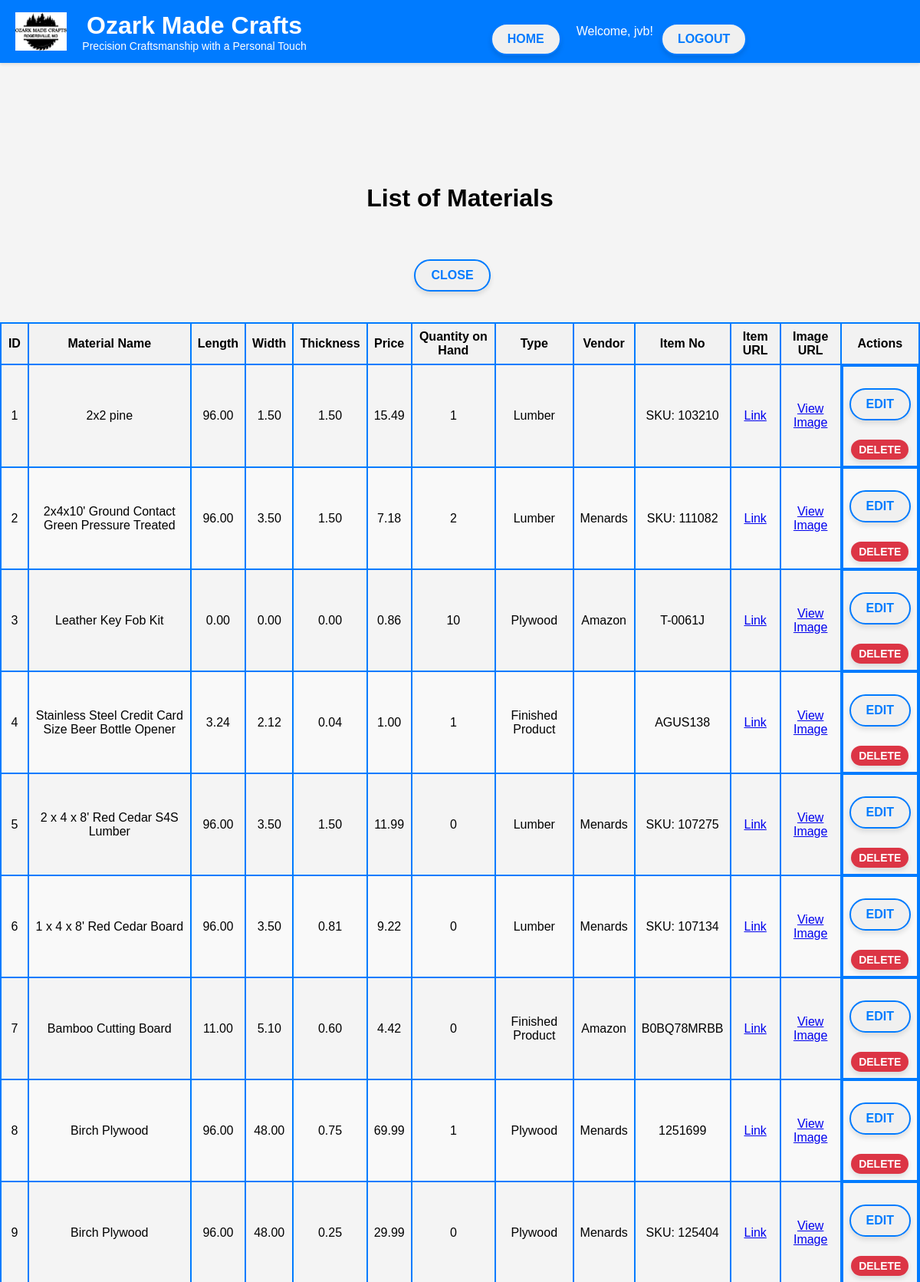
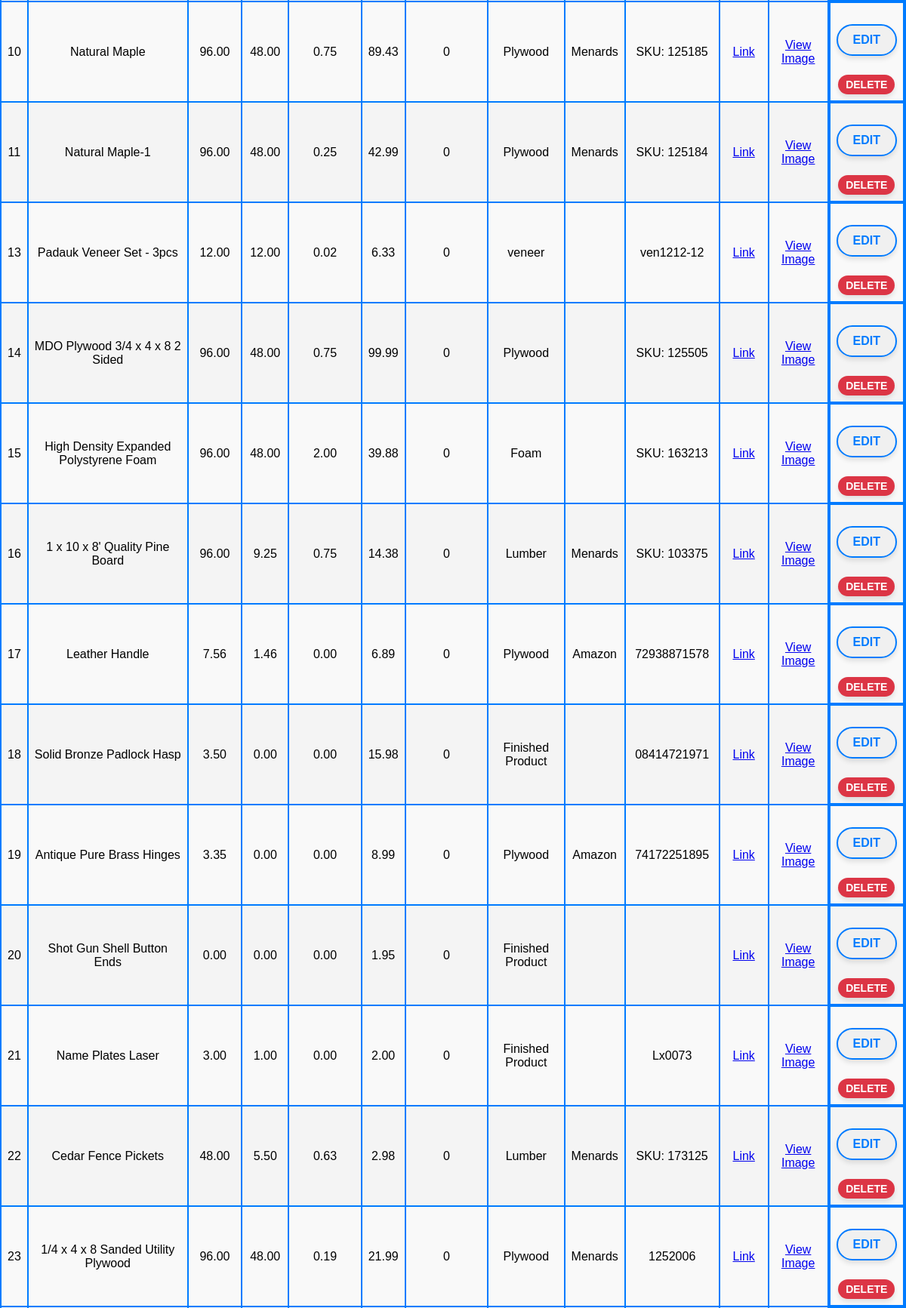
The app's page /public/materials/list_materials.php (signed in, upper part) with its own data (2 pictures, top to bottom).
### tables this page shows
CREATE TABLE `materials` (
  `id` int(4) NOT NULL AUTO_INCREMENT,
  `material_name` varchar(255) NOT NULL,
  `Length` decimal(10,2) NOT NULL,
  `Width` decimal(10,2) NOT NULL,
  `Thickness` decimal(10,2) NOT NULL,
  `Price` decimal(10,2) NOT NULL,
  `Quantity_on_Hand` int(11) NOT NULL,
  `type` varchar(255) NOT NULL,
  `vendor` varchar(255) NOT NULL,
  `Item_no` varchar(11) NOT NULL,
  `item_url` varchar(255) DEFAULT NULL,
  `image_url` varchar(255) DEFAULT NULL,
  `package_qnty` int(4) NOT NULL DEFAULT 1,
  PRIMARY KEY (`id`)
);

CREATE TABLE `vendors` (
  `id` int(11) NOT NULL AUTO_INCREMENT,
  `Vendor` varchar(255) NOT NULL,
  `Phone` varchar(20) DEFAULT NULL,
  `Web_Address` varchar(255) DEFAULT NULL,
  `Mailing_Address` varchar(255) DEFAULT NULL,
  `Email_Address` varchar(255) DEFAULT NULL,
  PRIMARY KEY (`id`)
);

### Controllers/MaterialController.php (called while the page is built, shortened)
<?php
class MaterialController {
    private $db;
    public function __construct(Database $db) {
        $this->db = $db;
    }
    public function getAllMaterials() {
        $conn = $this->db->getConnection();
        $query = "SELECT materials.*, vendors.vendor AS vendor_name FROM materials
                  LEFT JOIN vendors ON materials.vendor = vendors.id";
        $stmt = $conn->prepare($query);
        $stmt->execute();
        return $stmt->fetchAll(PDO::FETCH_ASSOC);
    }
}
?>

### Views/materials/list_materials.php (the view, shortened to what this page needs)
<?php
require_once BASE_PATH . '/Controllers/MaterialController.php';
$database = new Database(DB_HOST, DB_USER, DB_PASSWORD, DB_NAME);
$materialsController = new MaterialController($database);
$materials = $materialsController->getAllMaterials();
?>
<!DOCTYPE html>
<html lang="en">
<head>
    <link rel="stylesheet" href="<?php echo BASE_URL; ?>styles.css">
</head>
<body>
    <?php include BASE_PATH . '/Views/header.php'; ?>
    <h1 class="center-title">List of Materials</h1>
    <div class="top-buttons">
        <button class="btn styled-btn" style="margin-right: 20px;" onclick="window.location.href='<?php echo BASE_URL; ?>Views/materials/index.php'">Close</button>
    </div>
    <div class="content">
        <table>
            <thead>
                <tr>
                    <th>ID</th>
                    <th>Material Name</th>
                    <th>Length</th>
                    <th>Width</th>
                    <th>Thickness</th>
                    <th>Price</th>
                    <th>Quantity on Hand</th>
                    <th>Type</th>
                    <th>Vendor</th>
                    <th>Item No</th>
                    <th>Item URL</th>
                    <th>Image URL</th>
                    <th>Actions</th>
                </tr>
            </thead>
            <tbody>
                <?php foreach ($materials as $material): ?>
                    <tr>
                        <td><?php echo htmlspecialchars($material['id'] ?? ''); ?></td>
                        <td><?php echo htmlspecialchars($material['material_name'] ?? ''); ?></td>
                        <td><?php echo htmlspecialchars($material['Length'] ?? ''); ?></td>
                        <td><?php echo htmlspecialchars($material['Width'] ?? ''); ?></td>
                        <td><?php echo htmlspecialchars($material['Thickness'] ?? ''); ?></td>
                        <td><?php echo htmlspecialchars($material['Price'] ?? ''); ?></td>
                        <td><?php echo htmlspecialchars($material['Quantity_on_Hand'] ?? ''); ?></td>
                        <td><?php echo htmlspecialchars($material['type'] ?? ''); ?></td>
                        <td><?php echo htmlspecialchars($material['vendor_name'] ?? ''); ?></td>
                        <td><?php echo htmlspecialchars($material['Item_no'] ?? ''); ?></td>
                        <td><a href="<?php echo htmlspecialchars($material['item_url'] ?? ''); ?>" target="_blank">Link</a></td>
                        <td>
                        </td>
                        <td class="action-buttons">
                            <button class="btn styled-btn" onclick="window.location.href='<?php echo BASE_URL; ?>Views/materials/edit_material.php?id=<?php echo urlencode($material['id'] ?? ''); ?>'">Edit</button>
                            <form action="list_materials.php" method="post" onsubmit="return confirm('Are you sure you want to delete this material?');">
                                <input type="submit" class="btn styled-btn red" value="Delete">
                            </form>
                        </td>
                    </tr>
                <?php endforeach; ?>
            </tbody>
        </table>
    </div>
</body>
</html>

### styles.css (style rules this page uses)
body { font-family: Arial, sans-serif; margin: 0; padding: 0; background-color: #f4f4f4; display: flex; flex-direction: column; align-items: center; height: 100vh; margin-top: 160px; padding-top: 60px; }
form { flex-direction: column; align-items: center; }
input[type="submit"] { padding: 10px 20px; border: none; border-radius: 5px; background-color: #007BFF; color: white; cursor: pointer; font-size: 16px; }
.top-buttons { display: flex; justify-content: space-between; margin-top: 20px; }
.center-title { text-align: center; }
.content { margin-top: 20px; }
h1 { text-align: center; margin-top: 100px; }
.btn.styled-btn { background-color: #f0f0f0; color: #007bff; border: 2px solid #007bff; padding: 10px 20px; border-radius: 25px; font-size: 16px; font-weight: bold; text-transform: uppercase; transition: background-color 0.3s, color 0.3s; }
.btn.styled-btn.red { background-color: #DC3545; color: white; padding: 5px 10px; font-size: 14px; border: none; }
.btn { padding: 10px 20px; border: none; border-radius: 5px; background-color: #007BFF; color: white; text-decoration: none; font-size: 16px; cursor: pointer; display: inline-block; margin-top: 20px; }
.styled-btn { box-shadow: 0 4px 6px rgba(0, 0, 0, 0.1); }

### Views/materials/list_materials.php (style rules this page uses)
.top-buttons { display: flex; justify-content: space-between; margin-top: 0px; }
.center-title { text-align: center; margin-top: 20px; }
.content { margin-top: 0px; }
table { width: 100%; border-collapse: collapse; margin-top: 20px; }
table, th, td { border: 2px solid #007BFF; }
th, td { padding: 8px; text-align: center; }
th { background-color: #f2f2f2; }
tr:nth-child(even) { background-color: #f9f9f9; }
.btn.styled-btn.red { background-color: #DC3545; color: white; padding: 5px 10px; font-size: 14px; border: none; }
.action-buttons { display: flex; flex-direction: column; gap: 5px; }

### records on screen
materials: id "1", material_name "2x2 pine", Length "96.00", Width "1.50", Thickness "1.50", Price "15.49", Quantity_on_Hand "1", type "Lumber", Item_no "SKU: 103210"
materials: id "2", material_name "2x4x10' Ground Contact Green Pressure Treated", Length "96.00", Width "3.50", Thickness "1.50", Price "7.18", Quantity_on_Hand "2", type "Lumber", vendors.Vendor "Menards", Item_no "SKU: 111082"
materials: id "3", material_name "Leather Key Fob Kit", Length "0.00", Width "0.00", Thickness "0.00", Price "0.86", Quantity_on_Hand "10", type "Plywood", vendors.Vendor "Amazon", Item_no "T-0061J"
materials: id "4", material_name "Stainless Steel Credit Card Size Beer Bottle Opener", Length "3.24", Width "2.12", Thickness "0.04", Price "1.00", Quantity_on_Hand "1", type "Finished Product", Item_no "AGUS138"
materials: id "5", material_name "2 x 4 x 8' Red Cedar S4S Lumber", Length "96.00", Width "3.50", Thickness "1.50", Price "11.99", Quantity_on_Hand "0", type "Lumber", vendors.Vendor "Menards", Item_no "SKU: 107275"
materials: id "6", material_name "1 x 4 x 8' Red Cedar Board", Length "96.00", Width "3.50", Thickness "0.81", Price "9.22", Quantity_on_Hand "0", type "Lumber", vendors.Vendor "Menards", Item_no "SKU: 107134"
materials: id "7", material_name "Bamboo Cutting Board", Length "11.00", Width "5.10", Thickness "0.60", Price "4.42", Quantity_on_Hand "0", type "Finished Product", vendors.Vendor "Amazon", Item_no "B0BQ78MRBB"
materials: id "8", material_name "Birch Plywood", Length "96.00", Width "48.00", Thickness "0.75", Price "69.99", Quantity_on_Hand "1", type "Plywood", vendors.Vendor "Menards", Item_no "1251699"
materials: id "9", material_name "Birch Plywood", Length "96.00", Width "48.00", Thickness "0.25", Price "29.99", Quantity_on_Hand "0", type "Plywood", vendors.Vendor "Menards", Item_no "SKU: 125404"
materials: id "10", material_name "Natural Maple", Length "96.00", Width "48.00", Thickness "0.75", Price "89.43", Quantity_on_Hand "0", type "Plywood", vendors.Vendor "Menards", Item_no "SKU: 125185"
materials: id "11", material_name "Natural Maple-1", Length "96.00", Width "48.00", Thickness "0.25", Price "42.99", Quantity_on_Hand "0", type "Plywood", vendors.Vendor "Menards", Item_no "SKU: 125184"
materials: id "13", material_name "Padauk Veneer Set - 3pcs", Length "12.00", Width "12.00", Thickness "0.02", Price "6.33", Quantity_on_Hand "0", type "veneer", Item_no "ven1212-12"
materials: id "14", material_name "MDO Plywood 3/4 x 4 x 8 2 Sided", Length "96.00", Width "48.00", Thickness "0.75", Price "99.99", Quantity_on_Hand "0", type "Plywood", Item_no "SKU: 125505"
materials: id "15", material_name "High Density Expanded Polystyrene Foam", Length "96.00", Width "48.00", Thickness "2.00", Price "39.88", Quantity_on_Hand "0", type "Foam", Item_no "SKU: 163213"
materials: id "16", material_name "1 x 10 x 8' Quality Pine Board", Length "96.00", Width "9.25", Thickness "0.75", Price "14.38", Quantity_on_Hand "0", type "Lumber", vendors.Vendor "Menards", Item_no "SKU: 103375"
materials: id "17", material_name "Leather Handle", Length "7.56", Width "1.46", Thickness "0.00", Price "6.89", Quantity_on_Hand "0", type "Plywood", vendors.Vendor "Amazon", Item_no "72938871578"
materials: id "18", material_name "Solid Bronze Padlock Hasp", Length "3.50", Width "0.00", Thickness "0.00", Price "15.98", Quantity_on_Hand "0", type "Finished Product", Item_no "08414721971"
materials: id "19", material_name "Antique Pure Brass Hinges", Length "3.35", Width "0.00", Thickness "0.00", Price "8.99", Quantity_on_Hand "0", type "Plywood", vendors.Vendor "Amazon", Item_no "74172251895"
materials: id "20", material_name "Shot Gun Shell Button Ends", Length "0.00", Width "0.00", Thickness "0.00", Price "1.95", Quantity_on_Hand "0", type "Finished Product"
materials: id "21", material_name "Name Plates Laser", Length "3.00", Width "1.00", Thickness "0.00", Price "2.00", Quantity_on_Hand "0", type "Finished Product", Item_no "Lx0073"
materials: id "22", material_name "Cedar Fence Pickets", Length "48.00", Width "5.50", Thickness "0.63", Price "2.98", Quantity_on_Hand "0", type "Lumber", vendors.Vendor "Menards", Item_no "SKU: 173125"
materials: id "23", material_name "1/4 x 4 x 8 Sanded Utility Plywood", Length "96.00", Width "48.00", Thickness "0.19", Price "21.99", Quantity_on_Hand "0", type "Plywood", vendors.Vendor "Menards", Item_no "1252006"

### other values on screen
$_SESSION['username'] "jvb"
